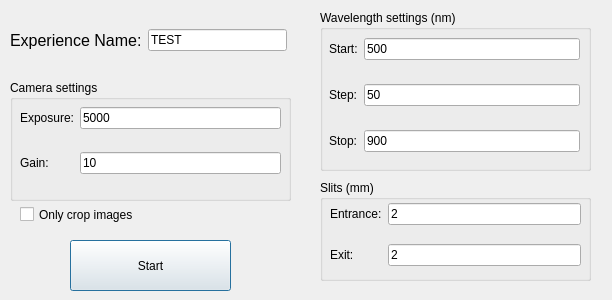
<?xml version="1.0" encoding="UTF-8"?>
<ui version="4.0">
 <class>Dialog</class>
 <widget class="QDialog" name="Dialog">
  <property name="geometry">
   <rect>
    <x>0</x>
    <y>0</y>
    <width>612</width>
    <height>300</height>
   </rect>
  </property>
  <property name="windowTitle">
   <string>Dialog</string>
  </property>
  <widget class="QWidget" name="gridLayoutWidget">
   <property name="geometry">
    <rect>
     <x>10</x>
     <y>10</y>
     <width>277</width>
     <height>61</height>
    </rect>
   </property>
   <layout class="QGridLayout" name="gridLayout">
    <item row="2" column="0">
     <widget class="QLabel" name="label">
      <property name="font">
       <font>
        <pointsize>12</pointsize>
        <weight>50</weight>
        <bold>false</bold>
       </font>
      </property>
      <property name="text">
       <string>Experience Name:</string>
      </property>
      <property name="wordWrap">
       <bool>false</bool>
      </property>
     </widget>
    </item>
    <item row="2" column="1">
     <widget class="QLineEdit" name="exp">
      <property name="focusPolicy">
       <enum>Qt::StrongFocus</enum>
      </property>
      <property name="text">
       <string>TEST</string>
      </property>
     </widget>
    </item>
   </layout>
  </widget>
  <widget class="QWidget" name="verticalLayoutWidget">
   <property name="geometry">
    <rect>
     <x>70</x>
     <y>240</y>
     <width>161</width>
     <height>51</height>
    </rect>
   </property>
   <layout class="QGridLayout" name="gridLayout_5">
    <item row="0" column="0">
     <widget class="QPushButton" name="bt">
      <property name="sizePolicy">
       <sizepolicy hsizetype="Minimum" vsizetype="Preferred">
        <horstretch>0</horstretch>
        <verstretch>0</verstretch>
       </sizepolicy>
      </property>
      <property name="focusPolicy">
       <enum>Qt::TabFocus</enum>
      </property>
      <property name="text">
       <string>Start</string>
      </property>
     </widget>
    </item>
   </layout>
  </widget>
  <widget class="QGroupBox" name="groupBox">
   <property name="geometry">
    <rect>
     <x>320</x>
     <y>180</y>
     <width>271</width>
     <height>101</height>
    </rect>
   </property>
   <property name="title">
    <string>Slits (mm)</string>
   </property>
   <widget class="QWidget" name="gridLayoutWidget_3">
    <property name="geometry">
     <rect>
      <x>10</x>
      <y>10</y>
      <width>251</width>
      <height>91</height>
     </rect>
    </property>
    <layout class="QGridLayout" name="gridLayout_3">
     <item row="0" column="0">
      <widget class="QLabel" name="label_5">
       <property name="text">
        <string>Entrance:</string>
       </property>
      </widget>
     </item>
     <item row="0" column="1">
      <widget class="QLineEdit" name="entrance">
       <property name="text">
        <string>2</string>
       </property>
      </widget>
     </item>
     <item row="1" column="0">
      <widget class="QLabel" name="label_6">
       <property name="text">
        <string>Exit:</string>
       </property>
      </widget>
     </item>
     <item row="1" column="1">
      <widget class="QLineEdit" name="exit">
       <property name="text">
        <string>2</string>
       </property>
      </widget>
     </item>
    </layout>
   </widget>
  </widget>
  <widget class="QGroupBox" name="groupBox_2">
   <property name="geometry">
    <rect>
     <x>320</x>
     <y>10</y>
     <width>271</width>
     <height>161</height>
    </rect>
   </property>
   <property name="title">
    <string>Wavelength settings (nm)</string>
   </property>
   <widget class="QWidget" name="gridLayoutWidget_4">
    <property name="geometry">
     <rect>
      <x>9</x>
      <y>10</y>
      <width>251</width>
      <height>151</height>
     </rect>
    </property>
    <layout class="QGridLayout" name="gridLayout_4">
     <item row="0" column="0">
      <widget class="QLabel" name="label_3">
       <property name="text">
        <string>Start:</string>
       </property>
      </widget>
     </item>
     <item row="1" column="1">
      <widget class="QLineEdit" name="w_step">
       <property name="text">
        <string>50</string>
       </property>
      </widget>
     </item>
     <item row="0" column="1">
      <widget class="QLineEdit" name="w_start">
       <property name="text">
        <string>500</string>
       </property>
      </widget>
     </item>
     <item row="1" column="0">
      <widget class="QLabel" name="label_4">
       <property name="text">
        <string>Step:</string>
       </property>
      </widget>
     </item>
     <item row="2" column="0">
      <widget class="QLabel" name="label_9">
       <property name="text">
        <string>Stop:</string>
       </property>
      </widget>
     </item>
     <item row="2" column="1">
      <widget class="QLineEdit" name="w_stop">
       <property name="text">
        <string>900</string>
       </property>
      </widget>
     </item>
    </layout>
   </widget>
  </widget>
  <widget class="QCheckBox" name="crop">
   <property name="geometry">
    <rect>
     <x>20</x>
     <y>199</y>
     <width>221</width>
     <height>31</height>
    </rect>
   </property>
   <property name="text">
    <string>Only crop images</string>
   </property>
  </widget>
  <widget class="QGroupBox" name="groupBox_3">
   <property name="geometry">
    <rect>
     <x>10</x>
     <y>80</y>
     <width>281</width>
     <height>121</height>
    </rect>
   </property>
   <property name="title">
    <string>Camera settings</string>
   </property>
   <widget class="QWidget" name="gridLayoutWidget_2">
    <property name="geometry">
     <rect>
      <x>10</x>
      <y>10</y>
      <width>261</width>
      <height>101</height>
     </rect>
    </property>
    <layout class="QGridLayout" name="gridLayout_2">
     <item row="0" column="0">
      <widget class="QLabel" name="label_8">
       <property name="text">
        <string>Exposure:</string>
       </property>
      </widget>
     </item>
     <item row="1" column="1">
      <widget class="QLineEdit" name="gain">
       <property name="text">
        <string>10</string>
       </property>
      </widget>
     </item>
     <item row="1" column="0">
      <widget class="QLabel" name="label_7">
       <property name="text">
        <string>Gain:</string>
       </property>
      </widget>
     </item>
     <item row="0" column="1">
      <widget class="QLineEdit" name="exposure">
       <property name="text">
        <string>5000</string>
       </property>
      </widget>
     </item>
    </layout>
   </widget>
  </widget>
 </widget>
 <resources/>
 <connections/>
</ui>
